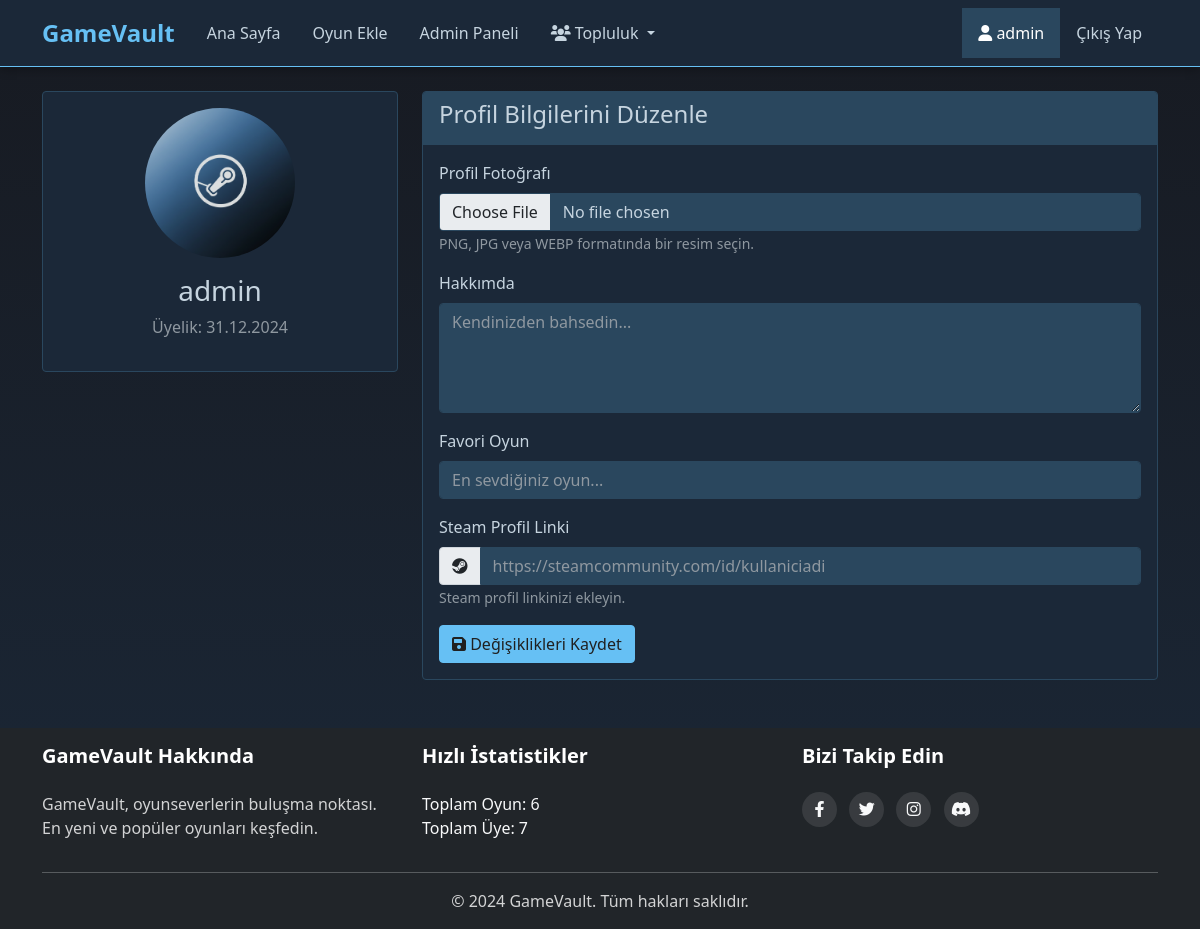
The app's page /profile.php (signed in) with its own data.
### tables this page shows
CREATE TABLE "users" (
                id INTEGER PRIMARY KEY AUTOINCREMENT,
                username TEXT NOT NULL UNIQUE,
                email TEXT NOT NULL UNIQUE,
                password TEXT NOT NULL,
                is_admin INTEGER DEFAULT 0,
                profile_image TEXT DEFAULT 'default.jpg',
                bio TEXT,
                join_date DATETIME DEFAULT CURRENT_TIMESTAMP,
                last_seen DATETIME,
                favorite_game TEXT,
                steam_profile TEXT,
                total_comments INTEGER DEFAULT 0,
                total_likes INTEGER DEFAULT 0
            );

### profile.php (the view, shortened to what this page needs)
<?php
$db = Database::getInstance()->getConnection();
$user = null;
try {
    $stmt = $db->prepare("SELECT * FROM users WHERE id = ?");
    $stmt->execute([$_SESSION['user_id']]);
    $user = $stmt->fetch(PDO::FETCH_ASSOC);
} catch(PDOException $e) {
    $error = 'Kullanıcı bilgileri yüklenirken bir hata oluştu.';
}
include 'includes/header.php';
?>
<div class="container mt-4">
    <div class="row">
        <div class="col-md-4">
            <div class="card mb-4">
                <div class="card-body text-center">
                    <img src="<?php echo htmlspecialchars($user['profile_image'] ?? 'default.jpg'); ?>"
                         class="rounded-circle mb-3"
                         style="width: 150px; height: 150px; object-fit: cover;">
                    <h3><?php echo htmlspecialchars($user['username']); ?></h3>
                    <p class="text-muted">Üyelik: <?php echo date('d.m.Y', strtotime($user['join_date'])); ?></p>
                </div>
            </div>
        </div>
        <div class="col-md-8">
            <div class="card">
                <div class="card-header">
                    <h4>Profil Bilgilerini Düzenle</h4>
                </div>
                <div class="card-body">
                    <form method="POST" action="" enctype="multipart/form-data">
                        <div class="mb-3">
                            <label for="profile_image" class="form-label">Profil Fotoğrafı</label>
                            <input type="file" class="form-control" id="profile_image" name="profile_image" accept="image/*">
                            <small class="text-muted">PNG, JPG veya WEBP formatında bir resim seçin.</small>
                        </div>
                        <div class="mb-3">
                            <label for="bio" class="form-label">Hakkımda</label>
                            <textarea class="form-control" id="bio" name="bio" rows="4"
                                    placeholder="Kendinizden bahsedin..."><?php echo htmlspecialchars($user['bio'] ?? ''); ?></textarea>
                        </div>
                        <div class="mb-3">
                            <label for="favorite_game" class="form-label">Favori Oyun</label>
                            <input type="text" class="form-control" id="favorite_game" name="favorite_game"
                                   placeholder="En sevdiğiniz oyun..."
                                   value="<?php echo htmlspecialchars($user['favorite_game'] ?? ''); ?>">
                        </div>
                        <div class="mb-3">
                            <label for="steam_profile" class="form-label">Steam Profil Linki</label>
                            <div class="input-group">
                                <span class="input-group-text"><i class="fab fa-steam"></i></span>
                                <input type="url" class="form-control" id="steam_profile" name="steam_profile"
                                       placeholder="https://steamcommunity.com/id/kullaniciadi"
                                       value="<?php echo htmlspecialchars($user['steam_profile'] ?? ''); ?>">
                            </div>
                            <small class="text-muted">Steam profil linkinizi ekleyin.</small>
                        </div>
                        <button type="submit" class="btn btn-primary">
                            <i class="fas fa-save"></i> Değişiklikleri Kaydet
                        </button>
                    </form>
                </div>
            </div>
        </div>
    </div>
</div>
<?php include 'includes/footer.php'; ?>

### css/style.css (style rules this page uses)
:root { --primary-bg: #171a21; --secondary-bg: #1b2838; --content-bg: #2a475e; --text-color: #c6d4df; --text-muted: #8f98a0; --text-hover: #ffffff; --primary-accent: #66c0f4; --secondary-accent: #1999ff; --success: #a4d007; --danger: #cc3d3d; --card-bg: #1b2838; --card-border: #2a475e; --card-hover: #2a475e; }
body { background-color: var(--primary-bg) !important; color: var(--text-color) !important; }
.card { background-color: var(--card-bg); border: 1px solid var(--card-border); transition: all 0.3s ease; }
.card-body { color: var(--text-color); }
.btn-primary { background-color: var(--primary-accent) !important; border-color: var(--primary-accent) !important; color: #202020 !important; }
.form-control, .form-select { background-color: var(--content-bg) !important; border-color: var(--card-border) !important; color: var(--text-color) !important; }
::placeholder { color: var(--text-muted) !important; opacity: 1; }
html, body { min-height: 100vh; display: flex; flex-direction: column; background: linear-gradient(to bottom, var(--primary-bg), var(--secondary-bg)) !important; }
.container { flex: 1; }
html, body { height: 100%; }
body { display: flex; flex-direction: column; min-height: 100vh; }
.form-control, .form-select { background-color: var(--content-bg); border: 1px solid var(--card-border); color: var(--text-color); }
.card { background-color: var(--card-bg) !important; border: 1px solid var(--card-border) !important; }
.card-header { background-color: var(--content-bg) !important; border-bottom: 1px solid var(--card-border) !important; color: var(--text-color) !important; }
.card-body { color: var(--text-color) !important; }
.form-label { color: var(--text-color) !important; }
.form-control { background-color: var(--content-bg) !important; border: 1px solid var(--card-border) !important; color: var(--text-color) !important; }
.text-muted { color: var(--text-muted) !important; }
::placeholder { color: var(--text-muted) !important; opacity: 0.7; }

### records on screen
users: profile_image (placeholder picture), username "admin", join_date "31.12.2024"

### other values on screen
$_SESSION['username'] "admin"
$total_games "6"
$total_users "7"
